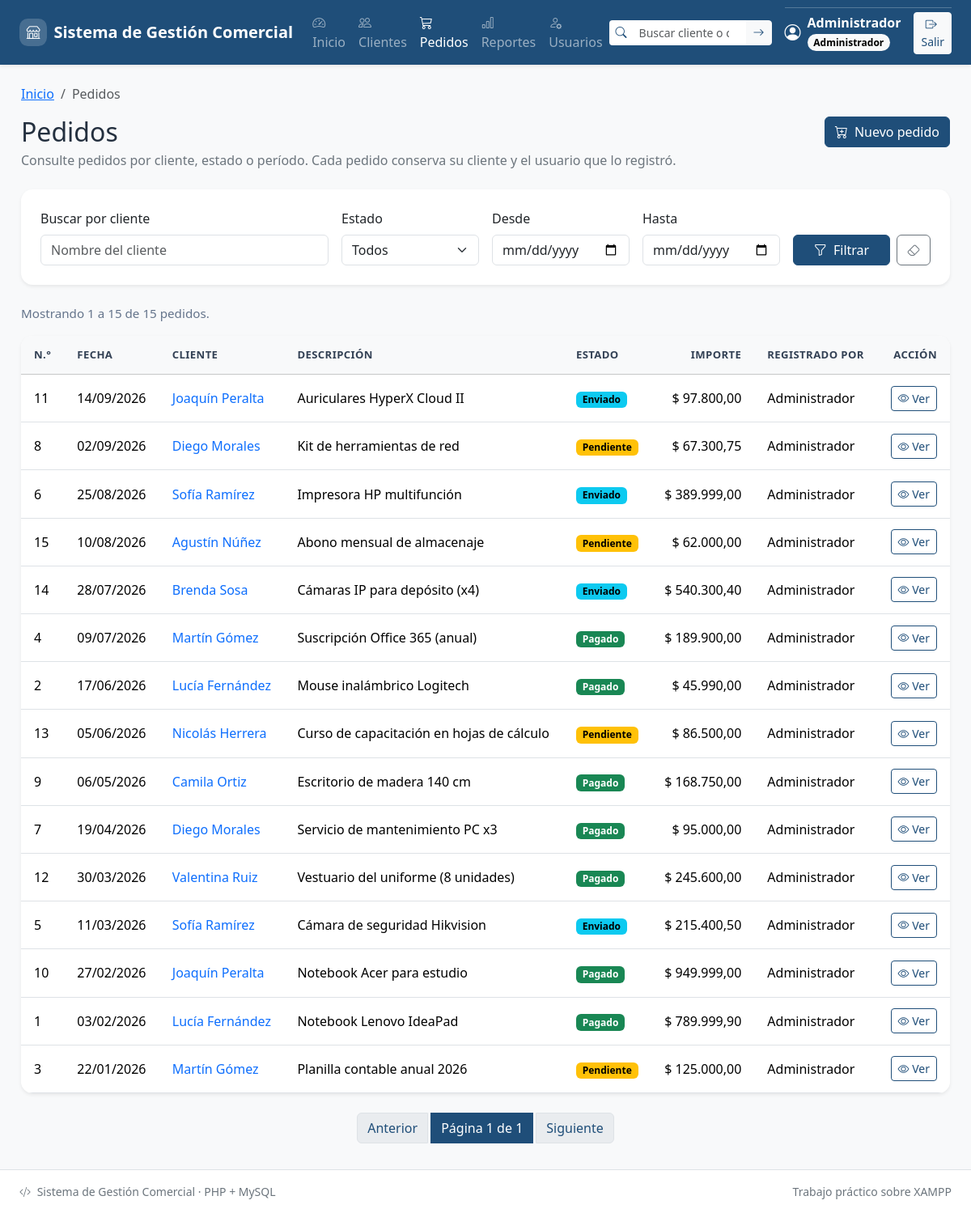
Page /pedidos/listar.php (signed in) on the committed database.
### tables this page shows
CREATE TABLE IF NOT EXISTS `pedidos` (
  `id` INT(11) NOT NULL AUTO_INCREMENT,
  `cliente_id` INT(11) NOT NULL,
  `descripcion` VARCHAR(150) NOT NULL,
  `importe` DECIMAL(10,2) NOT NULL,
  `fecha_pedido` DATE NOT NULL,
  `estado` VARCHAR(20) NOT NULL DEFAULT 'pendiente',
  `usuario_id` INT(11) NOT NULL,
  PRIMARY KEY (`id`),
  KEY `fk_pedido_cliente` (`cliente_id`),
  KEY `fk_pedidos_usuario` (`usuario_id`),
  KEY `idx_pedidos_estado` (`estado`),
  KEY `idx_pedidos_fecha` (`fecha_pedido`),
  CONSTRAINT `fk_pedido_cliente`
    FOREIGN KEY (`cliente_id`) REFERENCES `clientes` (`id`)
    ON DELETE RESTRICT ON UPDATE CASCADE,
  CONSTRAINT `fk_pedidos_usuario`
    FOREIGN KEY (`usuario_id`) REFERENCES `usuarios` (`id`)
    ON DELETE RESTRICT ON UPDATE CASCADE,
  CONSTRAINT `chk_pedidos_importe` CHECK (`importe` > 0)
);

CREATE TABLE IF NOT EXISTS `clientes` (
  `id` INT(11) NOT NULL AUTO_INCREMENT,
  `nombre` VARCHAR(80) NOT NULL,
  `email` VARCHAR(120) NOT NULL,
  `telefono` VARCHAR(30) DEFAULT NULL,
  `ciudad` VARCHAR(60) DEFAULT NULL,
  `fecha_alta` DATE NOT NULL,
  PRIMARY KEY (`id`)
);

CREATE TABLE IF NOT EXISTS `usuarios` (
  `id` INT(11) NOT NULL AUTO_INCREMENT,
  `usuario` VARCHAR(50) NOT NULL,
  `password` VARCHAR(255) NOT NULL,
  `nombre` VARCHAR(100) NOT NULL,
  `activo` TINYINT(1) NOT NULL DEFAULT 1,
  `rol` ENUM('admin', 'operador') NOT NULL DEFAULT 'operador',
  `creado_en` TIMESTAMP NOT NULL DEFAULT CURRENT_TIMESTAMP,
  `actualizado_en` TIMESTAMP NOT NULL DEFAULT CURRENT_TIMESTAMP
    ON UPDATE CURRENT_TIMESTAMP,
  PRIMARY KEY (`id`),
  UNIQUE KEY `usuario` (`usuario`)
);

### includes/auth.php (called while the page is built, shortened)
<?php
function esAdmin(): bool
{
    return ($_SESSION['rol'] ?? '') === 'admin';
}
function puedeGestionarComercial(): bool
{
    return esAdmin() || esOperador();
}

### includes/funciones.php (called while the page is built, shortened)
<?php
function e($texto): string
{
    return htmlspecialchars(
        (string) ($texto ?? ''),
        ENT_QUOTES | ENT_SUBSTITUTE,
        'UTF-8'
    );
}
    ?>
    <?php
function texto_get(string $campo): string
{
    $valor = $_GET[$campo] ?? '';
    return is_string($valor) ? trim($valor) : '';
}
function recortar_texto(string $texto, int $maximo): string
{
    return function_exists('mb_substr')
        ? mb_substr($texto, 0, $maximo, 'UTF-8')
        : substr($texto, 0, $maximo);
}
function estados_pedido(): array
{
    return [
        'pendiente' => 'Pendiente',
        'pagado' => 'Pagado',
        'enviado' => 'Enviado',
        'cancelado' => 'Cancelado',
    ];
}
function etiqueta_estado_pedido(string $estado): string
{
    return estados_pedido()[$estado] ?? 'Sin estado';
}
function clase_estado_pedido(string $estado): string
{
    return match ($estado) {
        'pendiente' => 'text-bg-warning',
        'pagado' => 'text-bg-success',
        'enviado' => 'text-bg-info',
        'cancelado' => 'text-bg-secondary',
        default => 'text-bg-light border',
    };
}
function fecha_iso_valida(string $fecha): bool
{
    $objeto = DateTimeImmutable::createFromFormat('!Y-m-d', $fecha);
    $errores = DateTimeImmutable::getLastErrors();
    return $objeto !== false
        && ($errores === false || ($errores['warning_count'] === 0 && $errores['error_count'] === 0))
        && $objeto->format('Y-m-d') === $fecha;
}
function fecha_mostrar(?string $fecha): string
{
    $fecha = (string) ($fecha ?? '');
    return date('d/m/Y', strtotime($fecha));
}
function importe_mostrar(float|int|string|null $importe): string
{
    return '$ ' . number_format((float) $importe, 2, ',', '.');
}
    ?>

### pedidos/listar.php (the view, shortened to what this page needs)
<?php
require_once __DIR__ . '/../config/conexion.php';
require_once __DIR__ . '/../includes/auth.php';
require_once __DIR__ . '/../includes/funciones.php';
$buscar = recortar_texto(texto_get('buscar'), 100);
$estado = texto_get('estado');
$desde = texto_get('desde');
$hasta = texto_get('hasta');
$clienteId = filter_input(INPUT_GET, 'cliente_id', FILTER_VALIDATE_INT);
$clienteId = ($clienteId !== false && $clienteId !== null && $clienteId > 0)
    ? (int) $clienteId
    : 0;
$pagina = filter_input(INPUT_GET, 'pagina', FILTER_VALIDATE_INT);
$pagina = ($pagina !== false && $pagina !== null && $pagina > 0) ? $pagina : 1;
$porPagina = 15;
$condiciones = [];
$where = $condiciones ? ' WHERE ' . implode(' AND ', $condiciones) : '';
try {
    $stmtCount = $pdo->prepare(
        'SELECT COUNT(*)
         FROM pedidos p
         INNER JOIN clientes c ON c.id = p.cliente_id' . $where
    );
    $stmtCount->execute();
    $total = (int) $stmtCount->fetchColumn();
    $totalPaginas = max(1, (int) ceil($total / $porPagina));
    $pagina = min($pagina, $totalPaginas);
    $inicio = ($pagina - 1) * $porPagina;
    $stmt = $pdo->prepare(
        'SELECT p.id, p.fecha_pedido, p.descripcion, p.importe, p.estado,
                c.id AS cliente_id, c.nombre AS cliente,
                u.nombre AS usuario
         FROM pedidos p
         INNER JOIN clientes c ON c.id = p.cliente_id
         LEFT JOIN usuarios u ON u.id = p.usuario_id' . $where . '
         ORDER BY p.fecha_pedido DESC, p.id DESC
         LIMIT :inicio, :cantidad'
    );
    $stmt->bindValue(':inicio', $inicio, PDO::PARAM_INT);
    $stmt->bindValue(':cantidad', $porPagina, PDO::PARAM_INT);
    $stmt->execute();
    $pedidos = $stmt->fetchAll();
} catch (PDOException $error) {
    registrar_error($error, 'pedidos/listar');
    http_response_code(500);
    exit('No se pudo obtener el listado de pedidos.');
}
$desdeMostrar = $total === 0 ? 0 : $inicio + 1;
$hastaMostrar = min($inicio + $porPagina, $total);
$filtros = array_filter([
    'buscar' => $buscar,
    'cliente_id' => $clienteId > 0 ? $clienteId : null,
    'estado' => $estado,
    'desde' => $desde,
    'hasta' => $hasta,
], static fn ($valor): bool => $valor !== '' && $valor !== null);
$urlPagina = static function (int $numero) use ($filtros): string {
    return '?' . http_build_query(array_merge($filtros, ['pagina' => $numero]));
};
require_once __DIR__ . '/../includes/header.php';
require_once __DIR__ . '/../includes/menu.php';
require_once __DIR__ . '/../includes/breadcrumbs.php';
?>
<main id="contenidoPrincipal" class="contenedor">
    <div class="d-flex flex-column flex-md-row justify-content-between
                align-items-md-center gap-3 mb-4">
        <div>
            <h2 class="mb-1">Pedidos</h2>
            <p class="text-secondary mb-0">
                Consulte pedidos por cliente, estado o período. Cada pedido
                conserva su cliente y el usuario que lo registró.
            </p>
        </div>
        <?php if (puedeGestionarComercial()): ?>
            <a href="nuevo.php" class="btn btn-primary align-self-start">
                <i class="bi bi-cart-plus me-1" aria-hidden="true"></i>
                Nuevo pedido
            </a>
        <?php endif; ?>
    </div>
    <form method="GET" action="listar.php" class="card border-0 shadow-sm mb-4">
        <div class="card-body p-4">
            <div class="row g-3 align-items-end">
                <div class="col-12 col-md-4">
                    <label for="buscar" class="form-label">Buscar por cliente</label>
                    <input id="buscar" name="buscar" type="text"
                           class="form-control"
                           value="<?= e($buscar) ?>" maxlength="100"
                           placeholder="Nombre del cliente">
                </div>
                <div class="col-6 col-md-2">
                    <label for="estado" class="form-label">Estado</label>
                    <select id="estado" name="estado" class="form-select">
                        <option value="">Todos</option>
                    </select>
                </div>
                <div class="col-6 col-md-2">
                    <label for="desde" class="form-label">Desde</label>
                    <input id="desde" name="desde" type="date"
                           class="form-control" value="<?= e($desde) ?>">
                </div>
                <div class="col-6 col-md-2">
                    <label for="hasta" class="form-label">Hasta</label>
                    <input id="hasta" name="hasta" type="date"
                           class="form-control" value="<?= e($hasta) ?>">
                </div>
                <div class="col-6 col-md-2 d-flex gap-2">
                    <button type="submit" class="btn btn-primary flex-grow-1">
                        <i class="bi bi-funnel me-1" aria-hidden="true"></i>
                        Filtrar
                    </button>
                    <a href="listar.php" class="btn btn-outline-secondary"
                       aria-label="Limpiar filtros">
                        <i class="bi bi-eraser" aria-hidden="true"></i>
                    </a>
                </div>
            </div>
        </div>
    </form>
    <p class="resumen mb-3" role="status">
        Mostrando <?= (int) $desdeMostrar ?> a <?= (int) $hastaMostrar ?>
        de <?= (int) $total ?> pedidos.
    </p>
    <?php if ($total === 0): ?>
        <div class="alert alert-info" role="alert">
            No se encontraron pedidos con los filtros aplicados.
        </div>
    <?php else: ?>
        <div class="card border-0 shadow-sm overflow-hidden">
            <div class="table-responsive">
                <table class="table table-hover align-middle mb-0">
                    <thead class="table-light">
                        <tr>
                            <th scope="col">N.°</th>
                            <th scope="col">Fecha</th>
                            <th scope="col">Cliente</th>
                            <th scope="col">Descripción</th>
                            <th scope="col">Estado</th>
                            <th scope="col" class="text-end">Importe</th>
                            <th scope="col" class="d-none d-lg-table-cell">Registrado por</th>
                            <th scope="col" class="text-end">Acción</th>
                        </tr>
                    </thead>
                    <tbody>
                        <?php foreach ($pedidos as $pedido): ?>
                            <tr>
                                <td><?= (int) $pedido['id'] ?></td>
                                <td><?= e(fecha_mostrar($pedido['fecha_pedido'])) ?></td>
                                <td>
                                    <a href="../clientes/ver.php?id=<?= (int) $pedido['cliente_id'] ?>"
                                       class="text-decoration-none">
                                        <?= e($pedido['cliente']) ?>
                                    </a>
                                </td>
                                <td><?= e($pedido['descripcion']) ?></td>
                                <td>
                                    <span class="badge <?= e(clase_estado_pedido((string) $pedido['estado'])) ?>">
                                        <?= e(etiqueta_estado_pedido((string) $pedido['estado'])) ?>
                                    </span>
                                </td>
                                <td class="text-end text-nowrap">
                                    <?= e(importe_mostrar($pedido['importe'])) ?>
                                </td>
                                <td class="d-none d-lg-table-cell">
                                    <?= e($pedido['usuario'] ?? '—') ?>
                                </td>
                                <td class="text-end">
                                    <a href="detalle.php?id=<?= (int) $pedido['id'] ?>"
                                       class="btn btn-sm btn-outline-primary">
                                        <i class="bi bi-eye" aria-hidden="true"></i>
                                        <span class="d-none d-xl-inline">Ver</span>
                                    </a>
                                </td>
                            </tr>
                        <?php endforeach; ?>
                    </tbody>
                </table>
            </div>
        </div>
        <nav class="mt-4" aria-label="Paginación de pedidos">
            <ul class="pagination justify-content-center flex-wrap gap-1 mb-0">
                <li class="page-item <?= $pagina <= 1 ? 'disabled' : '' ?>">
                    <?php if ($pagina > 1): ?>
                        <a class="page-link" href="<?= e($urlPagina($pagina - 1)) ?>"
                           rel="prev">Anterior</a>
                    <?php else: ?>
                        <span class="page-link">Anterior</span>
                    <?php endif; ?>
                </li>
                <li class="page-item active" aria-current="page">
                    <span class="page-link">
                        Página <?= (int) $pagina ?> de <?= (int) $totalPaginas ?>
                    </span>
                </li>
                <li class="page-item <?= $pagina >= $totalPaginas ? 'disabled' : '' ?>">
                    <?php if ($pagina < $totalPaginas): ?>
                        <a class="page-link" href="<?= e($urlPagina($pagina + 1)) ?>"
                           rel="next">Siguiente</a>
                    <?php else: ?>
                        <span class="page-link">Siguiente</span>
                    <?php endif; ?>
                </li>
            </ul>
        </nav>
    <?php endif; ?>
</main>
<?php require_once __DIR__ . '/../includes/footer.php'; ?>

### css/estilos.css (style rules this page uses)
:root { --gc-primary: #1f4e79; --gc-primary-dark: #163d5f; --gc-primary-soft: #e8f1fb; --gc-surface: #ffffff; --gc-page: #f2f5f9; --gc-text: #24303f; --gc-muted: #64748b; --gc-border: #dbe4ee; --gc-radius: 0.9rem; --gc-shadow: 0 0.5rem 1.5rem rgba(31, 78, 121, 0.08); }
body { font-family: "Segoe UI", Tahoma, Arial, sans-serif; color: var(--gc-text); background-color: var(--gc-page); }
.btn-primary { --bs-btn-bg: var(--gc-primary); --bs-btn-border-color: var(--gc-primary); --bs-btn-hover-bg: var(--gc-primary-dark); --bs-btn-hover-border-color: var(--gc-primary-dark); --bs-btn-active-bg: var(--gc-primary-dark); --bs-btn-active-border-color: var(--gc-primary-dark); --bs-btn-disabled-bg: var(--gc-primary); --bs-btn-disabled-border-color: var(--gc-primary); }
.btn-outline-primary { --bs-btn-color: var(--gc-primary); --bs-btn-border-color: var(--gc-primary); --bs-btn-hover-bg: var(--gc-primary); --bs-btn-hover-border-color: var(--gc-primary); --bs-btn-active-bg: var(--gc-primary); --bs-btn-active-border-color: var(--gc-primary); }
.contenedor { width: 100%; max-width: 1180px; margin: 0 auto; padding: 1.5rem 1rem 2rem; }
main.contenedor { flex: 1 0 auto; }
.resumen { color: var(--gc-muted); font-size: 0.95rem; }
.tarjeta, .card { border-radius: var(--gc-radius); }
.table-responsive { border-radius: 0 0 var(--gc-radius) var(--gc-radius); }
.table > :not(caption) > * > * { padding: 0.85rem 1rem; }
.table thead th { color: #334155; font-size: 0.82rem; letter-spacing: 0.03em; text-transform: uppercase; }
.pagination .page-link { color: var(--gc-primary); }
.pagination .active > .page-link, .pagination .active > .page-link:hover, .pagination .active > .page-link:focus { background-color: var(--gc-primary); border-color: var(--gc-primary); color: #ffffff; }

### rows in the picture
pedidos: id "11", fecha_pedido "14/09/2026", cliente.nombre "Joaquín Peralta", descripcion "Auriculares HyperX Cloud II", estado "Enviado", importe "$ 97.800,00", usuario.nombre "Administrador"
pedidos: id "8", fecha_pedido "02/09/2026", cliente.nombre "Diego Morales", descripcion "Kit de herramientas de red", estado "Pendiente", importe "$ 67.300,75", usuario.nombre "Administrador"
pedidos: id "6", fecha_pedido "25/08/2026", cliente.nombre "Sofía Ramírez", descripcion "Impresora HP multifunción", estado "Enviado", importe "$ 389.999,00", usuario.nombre "Administrador"
pedidos: id "15", fecha_pedido "10/08/2026", cliente.nombre "Agustín Núñez", descripcion "Abono mensual de almacenaje", estado "Pendiente", importe "$ 62.000,00", usuario.nombre "Administrador"
pedidos: id "14", fecha_pedido "28/07/2026", cliente.nombre "Brenda Sosa", descripcion "Cámaras IP para depósito (x4)", estado "Enviado", importe "$ 540.300,40", usuario.nombre "Administrador"
pedidos: id "4", fecha_pedido "09/07/2026", cliente.nombre "Martín Gómez", descripcion "Suscripción Office 365 (anual)", estado "Pagado", importe "$ 189.900,00", usuario.nombre "Administrador"
pedidos: id "2", fecha_pedido "17/06/2026", cliente.nombre "Lucía Fernández", descripcion "Mouse inalámbrico Logitech", estado "Pagado", importe "$ 45.990,00", usuario.nombre "Administrador"
pedidos: id "13", fecha_pedido "05/06/2026", cliente.nombre "Nicolás Herrera", descripcion "Curso de capacitación en hojas de cálculo", estado "Pendiente", importe "$ 86.500,00", usuario.nombre "Administrador"
pedidos: id "9", fecha_pedido "06/05/2026", cliente.nombre "Camila Ortiz", descripcion "Escritorio de madera 140 cm", estado "Pagado", importe "$ 168.750,00", usuario.nombre "Administrador"
pedidos: id "7", fecha_pedido "19/04/2026", cliente.nombre "Diego Morales", descripcion "Servicio de mantenimiento PC x3", estado "Pagado", importe "$ 95.000,00", usuario.nombre "Administrador"
pedidos: id "12", fecha_pedido "30/03/2026", cliente.nombre "Valentina Ruiz", descripcion "Vestuario del uniforme (8 unidades)", estado "Pagado", importe "$ 245.600,00", usuario.nombre "Administrador"
pedidos: id "5", fecha_pedido "11/03/2026", cliente.nombre "Sofía Ramírez", descripcion "Cámara de seguridad Hikvision", estado "Enviado", importe "$ 215.400,50", usuario.nombre "Administrador"
pedidos: id "10", fecha_pedido "27/02/2026", cliente.nombre "Joaquín Peralta", descripcion "Notebook Acer para estudio", estado "Pagado", importe "$ 949.999,00", usuario.nombre "Administrador"
pedidos: id "1", fecha_pedido "03/02/2026", cliente.nombre "Lucía Fernández", descripcion "Notebook Lenovo IdeaPad", estado "Pagado", importe "$ 789.999,90", usuario.nombre "Administrador"
pedidos: id "3", fecha_pedido "22/01/2026", cliente.nombre "Martín Gómez", descripcion "Planilla contable anual 2026", estado "Pendiente", importe "$ 125.000,00", usuario.nombre "Administrador"

### other values in the picture
$nombreUsuario "Administrador"
etiqueta_rol($rol) "Administrador"
$texto "Pedidos"
$desdeMostrar "1"
$hastaMostrar "15"
$total "15"
$pagina "1"
$totalPaginas "1"
